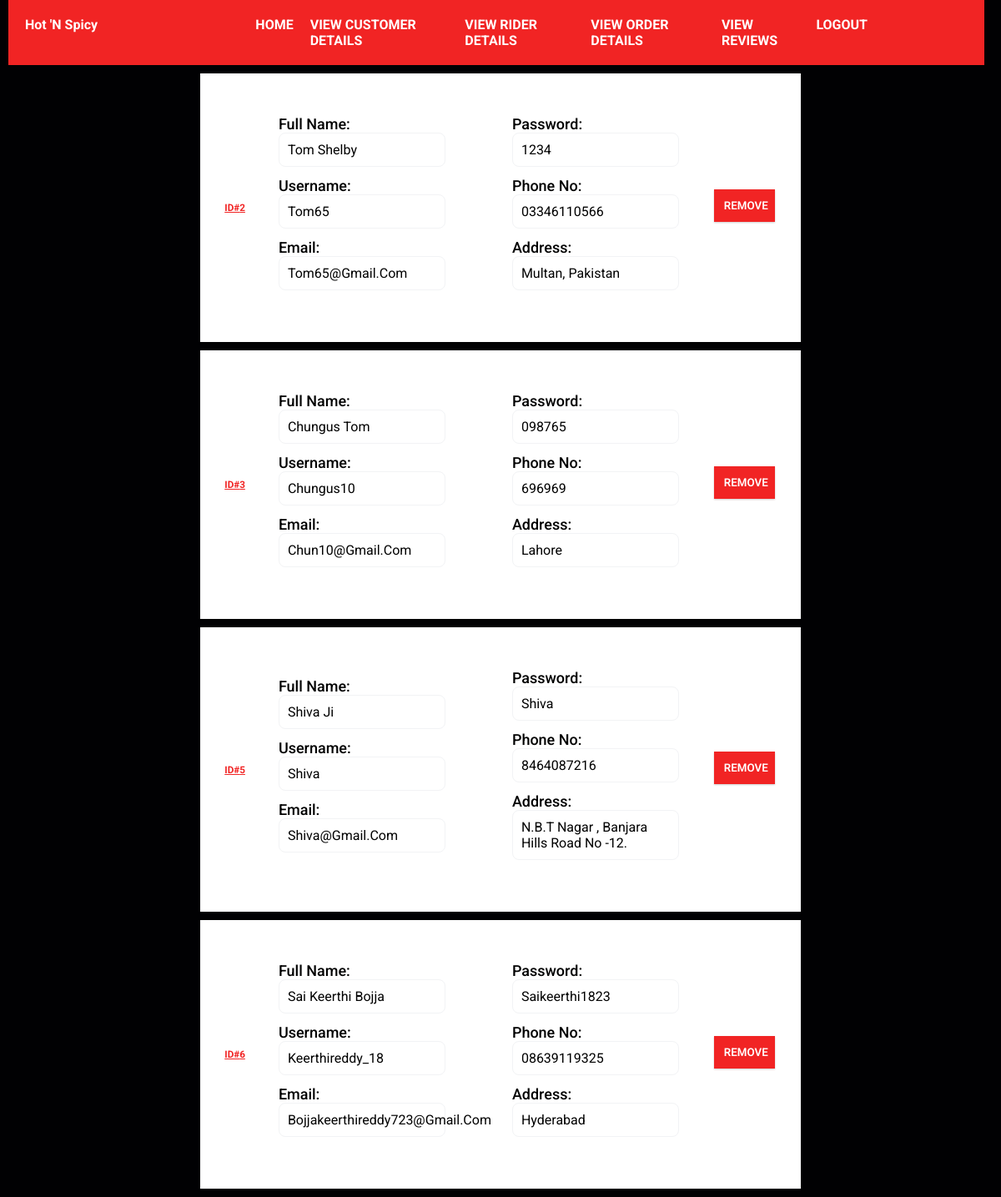
The app's page /allCustomers (signed in) with its own data.
### tables this page shows
CREATE TABLE Customers(
        customer_id    INTEGER PRIMARY KEY AUTOINCREMENT,
        phone_no       varchar (25),
        user_name      VARCHAR (30),
        first_name     VARCHAR (30),
        last_name      VARCHAR (30),
        password        VARCHAR (30),
        address        VARCHAR (100),
        email          VARCHAR (50),
        admin_id        int not null,
        FOREIGN KEY (ADMIN_ID) REFERENCES ADMIN(ADMIN_ID)
        );

### app.py (the view)
@app.route('/allCustomers')
def allCustomers():
    if "email" and "password" in session:
        customers = db.returnCustomers()
        customers = customers.fetchall()
        return render_template('userdetails.html', customers=customers)
    return redirect(url_for("adminLogin"))

### database.py (called while the page is built)
    @staticmethod
    def returnCustomers():
        connection = s.connect("foodSystem.db")
        cursor = connection.cursor()
        customers = cursor.execute("SELECT * from Customers")
        return customers

### templates/userdetails.html (shortened to what this page needs)
{% extends 'adminBase.html' %}
{% block body %}
<div class="UsersContent">
    {% for i in range(customers|length) %}
    <div class="userCard">
        <h3>ID#{{ customers[i][0] }}</h3>
    <section class="userSec1">
    <div class="firstLast">
        <span class="userlabel">
            Full Name:
        </span>
        <p>{{ customers[i][3] }} {{ customers[i][4] }}</p>
    </div>
    <div class="Uusername">
        <span class="userlabel">
            Username:
        </span>
        <p>{{ customers[i][2] }}</p>
    </div>
    <div class="Uuseremail">
        <span class="userlabel">
            Email:
        </span>
        <p>{{ customers[i][7] }}</p>
    </div>
</section>
<section class="userSec2">
    <div class="Uuserpassword">
        <span class="userlabel">
            Password:
        </span>
        <p>{{ customers[i][5] }}</p>
    </div>
    <div class="Uuserphone">
        <span class="userlabel">
            Phone No:
        </span>
        <p>{{ customers[i][1] }}</p>
    </div>
    <div class="Uuseraddress">
        <span class="userlabel">
            Address:
        </span>
        <p>{{ customers[i][6] }}</p>
    </div>
</section>
<div class="orderButton">
    <a href="/delCustomer/{{ customers[i][0] }}"><button>REMOVE</button></a>
</div>
</div>
{% endfor %}
</div>
{% endblock body %}

### static/css/adminStyle.css (style rules this page uses)
* { margin: 0; padding: 0; font-family:system-ui, -apple-system, BlinkMacSystemFont, 'Segoe UI', Roboto, Oxygen, Ubuntu, Cantarell, 'Open Sans', 'Helvetica Neue', sans-serif; }
body { background-color: #000000; }

### static/css/style.css (style rules this page uses)
:root { --main-color: #f12424; --black: #13131a; --bg: #010103; --border: .1rem solid rgba(255, 255, 255, .3); }
* { margin: 0; padding: 0; font-family:'Roboto', sans-serif; outline: none; border:none; box-sizing: border-box; text-decoration: none; text-transform: capitalize; transition: .2s linear; }
html { font-size: 62.5%; overflow-x: hidden; scroll-padding-top: 9rem; scroll-behavior: smooth; }
body { background: var(--bg); }
.orderButton { text-align: center; margin-bottom: 5px; }
.orderButton a button { font-weight: 600; padding: 12px; width: 95%; border: none; cursor: pointer; color: white; background-color: #f12424; box-shadow: 0 1px 2px rgba(0, 0, 0, 0.2); }
.userCard { display: flex; justify-content: center; align-items: center; margin-top:10px; margin-bottom:10px; background-color: white; margin-left: 20%; margin-right: 20%; padding: 50px; box-shadow: 0 1px 2px rgba(0, 0, 0, 0.2); }
.userSec1, .userSec2 { margin-left: 40px; margin-right: 40px; }
.firstLast p, .Uusername p, .Uuseremail p, .Uuserpassword p, .Uuserphone p, .Uuseraddress p { font-size: medium; padding: 10px; width: 200px; border-radius: max(0px, min(8px, ((100vw - 4px) - 100%) * 9999)) / 8px; border: 1px solid #F2F3F5; margin-bottom: 12px; }
.userlabel { font-size: large; font-weight:500; }
.userCard h3 { color:#f12424; text-decoration:underline; }

### records on screen
Customers: customer_id "2", first_name "Tom", last_name "Shelby", user_name "Tom65", email "Tom65@gmail.com", password "1234", phone_no "03346110566", address "Multan, Pakistan"
Customers: customer_id "3", first_name "Chungus", last_name "Tom", user_name "Chungus10", email "Chun10@gmail.com", password "098765", phone_no "696969", address "Lahore"
Customers: customer_id "5", first_name "Shiva", last_name "Ji", user_name "Shiva", email "Shiva@gmail.com", password "Shiva", phone_no "8464087216", address "N.B.T Nagar , Banjara Hills Road No -12."
Customers: customer_id "6", first_name "Sai Keerthi", last_name "Bojja", user_name "Keerthireddy_18", email "Bojjakeerthireddy723@gmail.com", password "Saikeerthi1823", phone_no "08639119325", address "Hyderabad"
